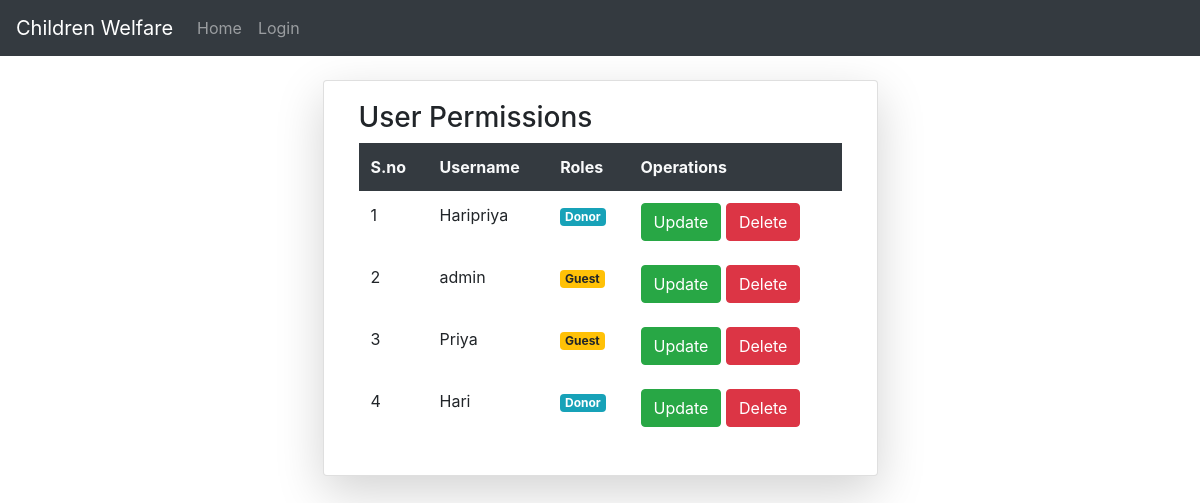
Page /per/ on the earlier database version.
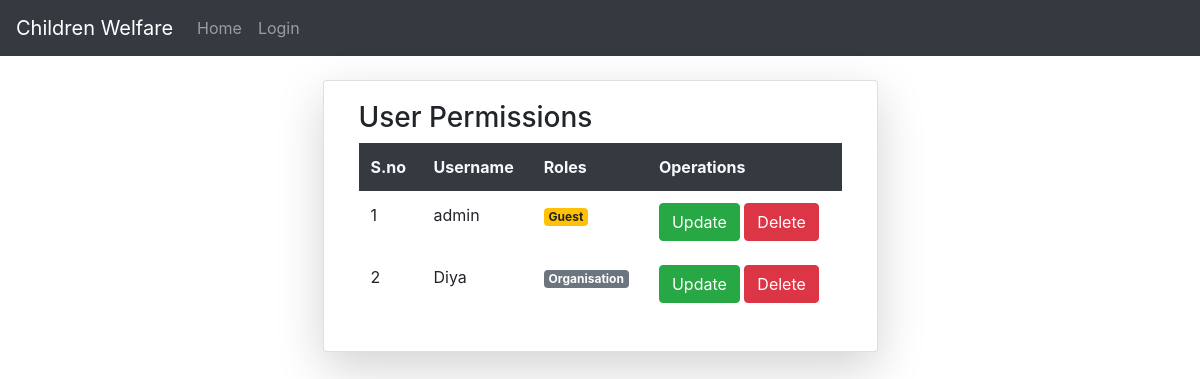
Same page on the later database version.
### App/models.py (models this page shows)
class User(AbstractUser):
	li_no= models.ImageField(upload_to='UserCheck/')
	dob=models.DateField(null=True)
	ph_no=models.CharField(max_length=20)
	pan_no=models.CharField(max_length=20)
	address=models.CharField(max_length=100)
	postal_code=models.CharField(max_length=10)
	city=models.CharField(max_length=10)
	state=models.CharField(max_length=10,default='Andra Pradesh')
	country=models.CharField(max_length=10,default='India')
	p=[(1,'Donor'),(2,'Organisation'),(3,'Guest')]
	role=models.IntegerField(choices=p,default=3)

### App/views.py (the view)
# urls.py: path('per/',views.perm,name="per"),
def perm(request):
	ty=User.objects.all()
	return render(request,'html/perm.html',{'q':ty})

### App/templates/html/perm.html (shortened to what this page needs)
{% extends 'html/base.html' %}
{% block content %}
<div class="container mt-4">
	<div class="card col-md-6 mx-auto shadow-lg">
		<div class="card-body">
				<h3>User Permissions</h3>
				<table class="table table-borderless">
					<tr class="bg-dark text-light">
						<th>S.no</th>
						<th>Username</th>
						<th>Roles</th>
						<th>Operations</th>
					</tr>
					{% for j in q %}
					<tr>
						<td>{{forloop.counter}}</td>
						<td>{{j.username}}</td>
						<td>
							{% if j.role == 3 %}
							<span class="badge badge-pills badge-warning">Guest</span>
							{% elif j.role == 2 %}
							<span class="badge badge-pills badge-secondary">Organisation</span>
							{% elif j.role == 1 %}
							<span class="badge badge-pills badge-info">Donor</span>
                            {% else %}
							<span class="badge badge-pills badge-success">Admin</span>
							{% endif %}
						</td>
						<td colspan="3">
							<a href="{% url 'gp' j.id %}" class="btn btn-success">Update</a>
							<a href="{% url 'udele' j.id %}" class="btn btn-danger">Delete</a><br>
						</td>
					</tr>
					{% endfor %}
				</table>
		</div>
	</div>
</div>
{% endblock %}

Differences in the rows shown:
removed User: username "Haripriya", role "Donor"
removed User: username "Priya", role "Guest"
removed User: username "Hari", role "Donor"
added User: username "Diya", role "Organisation"
